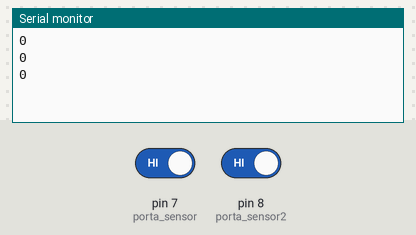
A sketch run on a simulated Arduino Uno, built with avr-gcc and run on an emulated ATmega328P. Parts: the last lines printed to the serial monitor. The inputs (shaded band) are chosen by the test bench; at power-on: pin 7 (porta_sensor) HIGH, pin 8 (porta_sensor2) HIGH.

Above: at 2.8 s.
2.9 s: pin 7 (porta_sensor) driven LOW
At 3.8 s:
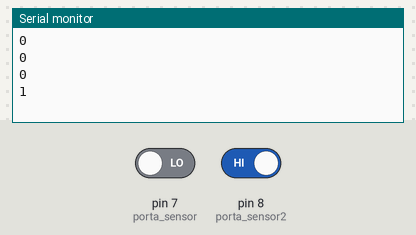
4.4 s: pin 8 (porta_sensor2) driven LOW
At 5.4 s:
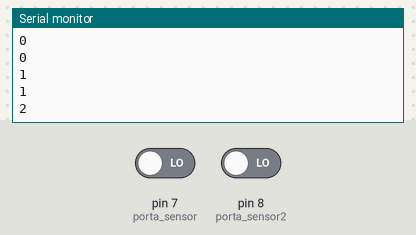
Timing chart, 0 to 7.4 s (numbered marks = the images above; inputs shaded):
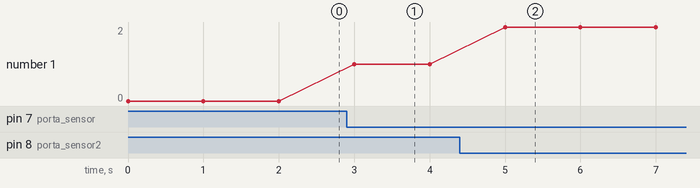

The sketch:

Arduino-IoTv2.ino
```cpp
// Variáveis para saber onde o sensor está setado.
int porta_sensor = 7;
int porta_sensor2 = 8;

/**
 * A função setup é chamada quando a execução começa. é usada para
 * inicializar variáveis, configurar o modo dos pinos(INPUT ou OUTPUT),
 * inicializar bibliotecas, etc.
 *
 * A função setup() será executada apenas uma vez, após a placa ser
 * alimentada ou acontecer um reset.
 */
void setup(){

  /**
   * Falando para o Arduino quais portas estão sendo usadas pelo sensor.
   *
   * O pinMode configura o pino especificado para funcionar como uma entrada ou saída
   * como queremos ler os dados dos sensores configuramos como entrada.
   */
  pinMode(porta_sensor, INPUT); // configurando pino 7 como entrada
  pinMode(porta_sensor2, INPUT); // configurando pino 8 como entrada

  Serial.begin(9600); // inicia a porta serial, configura a taxa de dados para 9600 bps
}

/**
 * Depois de criar uma função setup(), que inicializa e atribui os
 * valores iniciais, a função loop() repete-se consecutivamente enquanto
 * a placa estiver ligada, permitindo o seu programa mudar e responder
 * a essas mudanças.
 */
void loop(){

  // Pegando a leitura e setando na variável "resultado".
  int resultado = digitalRead(porta_sensor);
  int resultado2 = digitalRead(porta_sensor2);

  int soma = 0; // Soma é zerada a cada loop

  // Verifica se o sensor detectou algo.
  if (resultado == 0) {

    soma++; // soma + 1
  }

  // Verifica se o sensor 2 detectou algo.
  if (resultado2 == 0) {

    soma++; // soma + 1
  }

  Serial.println(soma); // Escreve a soma na comunicação Serial

  // Aguarda um segundo para fazer a próxima leitura.
  delay(1000);
}
```

Measured:
- after the input at 2.9 s, the serial monitor: prints a new line after 0.10 s (image 1)
- after the input at 4.4 s, the serial monitor: prints a new line after 0.60 s (image 2)
- plotted number 1: 0 → 1 after the input at 2.9 s, 1 → 2 after the input at 4.4 s
